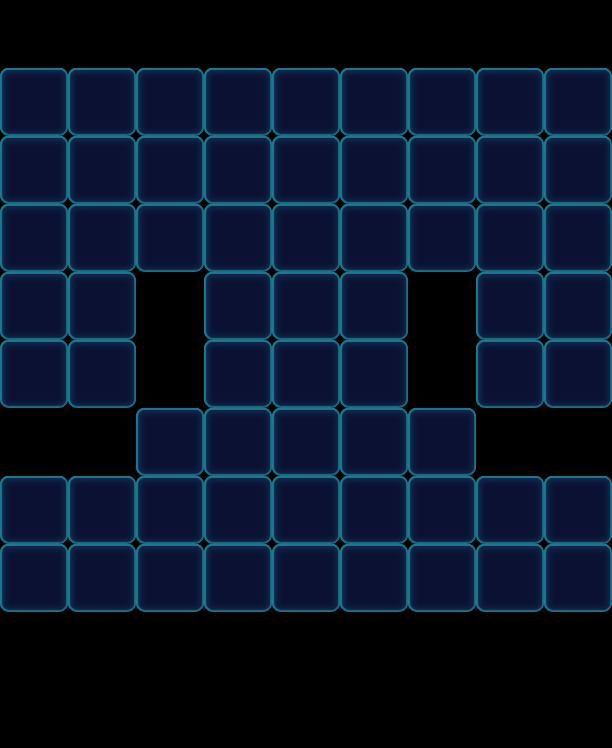

The image is a tile-based game level rendered from a .tmx file. Its description and source (layers, tilesets, objects; grid data summarised) follow:
An orthogonal 9x11 tile map with 68x68 px tiles, 1 tile layer (Valid), 2 tilesets and 75 objects (44x Monster, 12x Stone, 11x Factory_Normal, 8x Boss).

<map version="1.0" orientation="orthogonal" width="9" height="11" tilewidth="68" tileheight="68">
 <tileset firstgid="1" name="game_grid1" tilewidth="68" tileheight="68">
  <image source="game_grid1.png" width="68" height="68" />
 </tileset>
 <tileset firstgid="2" name="map" tilewidth="68" tileheight="68">
  <image source="map.png" width="1024" height="1024" />
 </tileset>
 <layer name="Valid" width="9" height="11">
  <data>[99 cells, 64 non-empty, 1 distinct tile ids]</data>
 </layer>
 <objectgroup name="BottomObj" width="9" height="11" />
 <objectgroup name="MiddleObj" width="9" height="11">
  <object name="32" type="Monster" gid="2" x="0" y="136">
   <properties>
    <property name="Color" value="Blue" />
   </properties>
  </object>
  <object name="66" type="Monster" gid="17" x="544" y="544">
   <properties>
    <property name="Color" value="Purple" />
   </properties>
  </object>
  <object name="57" type="Monster" gid="18" x="0" y="612">
   <properties>
    <property name="Color" value="Pink" />
   </properties>
  </object>
  <object name="32" type="Monster" gid="2" x="136" y="204">
   <properties>
    <property name="Color" value="Blue" />
   </properties>
  </object>
  <object name="32" type="Monster" gid="2" x="272" y="136">
   <properties>
    <property name="Color" value="Blue" />
   </properties>
  </object>
  <object name="32" type="Monster" gid="2" x="476" y="204">
   <properties>
    <property name="Color" value="Blue" />
   </properties>
  </object>
  <object name="32" type="Monster" gid="2" x="476" y="612">
   <properties>
    <property name="Bubble" value="1" />
    <property name="Color" value="Blue" />
   </properties>
  </object>
  <object name="32" type="Monster" gid="2" x="272" y="544">
   <properties>
    <property name="Color" value="Blue" />
   </properties>
  </object>
  <object name="32" type="Monster" gid="2" x="68" y="612">
   <properties>
    <property name="Color" value="Blue" />
   </properties>
  </object>
  <object name="32" type="Monster" gid="2" x="340" y="612">
   <properties>
    <property name="Color" value="Blue" />
   </properties>
  </object>
  <object name="66" type="Monster" gid="17" x="68" y="204">
   <properties>
    <property name="Bubble" value="1" />
    <property name="Color" value="Purple" />
   </properties>
  </object>
  <object name="66" type="Monster" gid="17" x="136" y="136">
   <properties>
    <property name="Color" value="Purple" />
   </properties>
  </object>
  <object name="66" type="Monster" gid="17" x="408" y="204">
   <properties>
    <property name="Color" value="Purple" />
   </properties>
  </object>
  <object name="66" type="Monster" gid="17" x="544" y="136">
   <properties>
    <property name="Color" value="Purple" />
   </properties>
  </object>
  <object name="66" type="Monster" gid="17" x="136" y="544">
   <properties>
    <property name="Bubble" value="1" />
    <property name="Color" value="Purple" />
   </properties>
  </object>
  <object name="33" type="Monster" gid="3" x="0" y="204">
   <properties>
    <property name="Color" value="Green" />
   </properties>
  </object>
  <object name="33" type="Monster" gid="3" x="68" y="136">
   <properties>
    <property name="Color" value="Green" />
   </properties>
  </object>
  <object name="33" type="Monster" gid="3" x="136" y="272">
   <properties>
    <property name="Color" value="Green" />
   </properties>
  </object>
  <object name="33" type="Monster" gid="3" x="340" y="204">
   <properties>
    <property name="Color" value="Green" />
   </properties>
  </object>
  <object name="33" type="Monster" gid="3" x="544" y="204">
   <properties>
    <property name="Color" value="Green" />
   </properties>
  </object>
  <object name="33" type="Monster" gid="3" x="408" y="544">
   <properties>
    <property name="Color" value="Green" />
   </properties>
  </object>
  <object name="33" type="Monster" gid="3" x="544" y="612">
   <properties>
    <property name="Color" value="Green" />
   </properties>
  </object>
  <object name="33" type="Monster" gid="3" x="204" y="612">
   <properties>
    <property name="Color" value="Green" />
   </properties>
  </object>
  <object name="33" type="Monster" gid="3" x="0" y="544">
   <properties>
    <property name="Color" value="Green" />
   </properties>
  </object>
  <object name="57" type="Monster" gid="18" x="68" y="544">
   <properties>
    <property name="Color" value="Pink" />
   </properties>
  </object>
  <object name="57" type="Monster" gid="18" x="136" y="612">
   <properties>
    <property name="Color" value="Pink" />
   </properties>
  </object>
  <object name="57" type="Monster" gid="18" x="340" y="544">
   <properties>
    <property name="Color" value="Pink" />
   </properties>
  </object>
  <object name="57" type="Monster" gid="18" x="476" y="272">
   <properties>
    <property name="Bubble" value="1" />
    <property name="Color" value="Pink" />
   </properties>
  </object>
  <object name="57" type="Monster" gid="18" x="408" y="136">
   <properties>
    <property name="Bubble" value="1" />
    <property name="Color" value="Pink" />
   </properties>
  </object>
  <object name="57" type="Monster" gid="18" x="68" y="272">
   <properties>
    <property name="Color" value="Pink" />
   </properties>
  </object>
  <object name="65" type="Monster" gid="19" x="204" y="204">
   <properties>
    <property name="Color" value="Yellow" />
   </properties>
  </object>
  <object name="65" type="Monster" gid="19" x="204" y="136">
   <properties>
    <property name="Bubble" value="1" />
    <property name="Color" value="Yellow" />
   </properties>
  </object>
  <object name="65" type="Monster" gid="19" x="340" y="136">
   <properties>
    <property name="Color" value="Yellow" />
   </properties>
  </object>
  <object name="65" type="Monster" gid="19" x="408" y="272">
   <properties>
    <property name="Color" value="Yellow" />
   </properties>
  </object>
  <object name="65" type="Monster" gid="19" x="476" y="136">
   <properties>
    <property name="Color" value="Yellow" />
   </properties>
  </object>
  <object name="65" type="Monster" gid="19" x="476" y="544">
   <properties>
    <property name="Color" value="Yellow" />
   </properties>
  </object>
  <object name="65" type="Monster" gid="19" x="408" y="612">
   <properties>
    <property name="Color" value="Yellow" />
   </properties>
  </object>
  <object name="65" type="Monster" gid="19" x="272" y="612">
   <properties>
    <property name="Bubble" value="1" />
    <property name="Color" value="Yellow" />
   </properties>
  </object>
  <object name="65" type="Monster" gid="19" x="204" y="544">
   <properties>
    <property name="Color" value="Yellow" />
   </properties>
  </object>
  <object name="65" type="Monster" gid="19" x="544" y="272">
   <properties>
    <property name="Color" value="Yellow" />
   </properties>
  </object>
  <object name="65" type="Monster" gid="19" x="136" y="476">
   <properties>
    <property name="Color" value="Yellow" />
   </properties>
  </object>
  <object name="32" type="Monster" gid="2" x="0" y="272">
   <properties>
    <property name="Color" value="Blue" />
   </properties>
  </object>
  <object name="57" type="Monster" gid="18" x="272" y="204">
   <properties>
    <property name="Bubble" value="1" />
    <property name="Color" value="Pink" />
   </properties>
  </object>
  <object name="57" type="Monster" gid="18" x="408" y="476">
   <properties>
    <property name="Bubble" value="1" />
    <property name="Color" value="Pink" />
   </properties>
  </object>
 </objectgroup>
 <objectgroup color="#000000" name="TopObj" width="9" height="11">
  <!-- 31 objects omitted --></objectgroup>
</map>
<!-- 31 of 75 objects omitted -->
